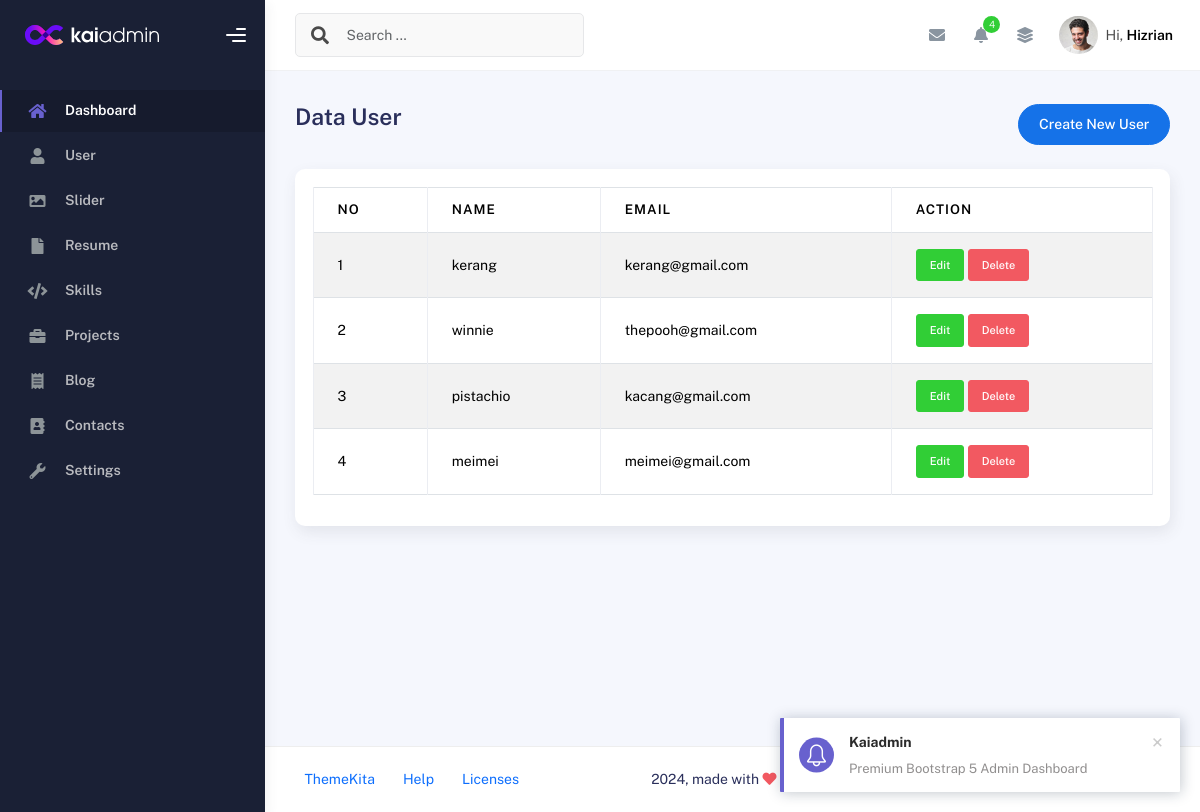
Screenshot of /admin/app.php?page=user (signed in) with the database file from the repository.
### tables this page shows
CREATE TABLE `users` (
  `id` int(9) NOT NULL,
  `name` varchar(50) DEFAULT NULL,
  `email` varchar(50) DEFAULT NULL,
  `password` varchar(255) DEFAULT NULL
);

### admin/user.php (the view, shortened to what this page needs)
<?php
$query = mysqli_query($conn, "SELECT * FROM users ORDER BY id DESC");
$rows = mysqli_fetch_all($query, MYSQLI_ASSOC);
?>
<div class="d-flex align-items-left align-items-md-center flex-column flex-md-row pt-2 pb-4">
  <div>
    <h3 class="fw-bold mb-3">Data User</h3>
  </div>
  <div class="ms-md-auto py-2 py-md-0">
      </head><a href="app.php?page=create-user" class="btn btn-primary btn-round">Create New User</a>
  </div>
</div>
<div class="row">
  <div class="col-sm-6 col-md-12">
    <div class="card">
      <div class="card-body">
        <table class="table table-bordered table-striped" id="myTable">
          <thead>
            <tr>
              <th>No</th>
              <th>Name</th>
              <th>Email</th>
              <th>Action</th>
            </tr>
          </thead>
          <tbody>
            <?php foreach ($rows as $index => $row): ?>
              <tr>
                <td><?php echo $index += 1 ?></td>
                <td><?php echo $row['name'] ?></td>
                <td><?php echo $row['email'] ?></td>
                <td>
                  <a class="btn btn-success btn-sm"
                    href="app.php?page=create-user&edit=<?php echo $row['id'] ?>">Edit</a>
                  <a onclick="return confirm('Are you sure want to delete this data?')"
                    class="btn btn-danger btn-sm"
                    href="app.php?page=user&delete=<?php echo $row['id'] ?>">Delete</a>
                </td>
              </tr>
            <?php endforeach ?>
          </tbody>
        </table>
      </div>
    </div>
  </div>
</div>

### rows the page displays
users: index "1", name "kerang", email "kerang@gmail.com"
users: index "2", name "winnie", email "thepooh@gmail.com"
users: index "3", name "pistachio", email "kacang@gmail.com"
users: index "4", name "meimei", email "meimei@gmail.com"
